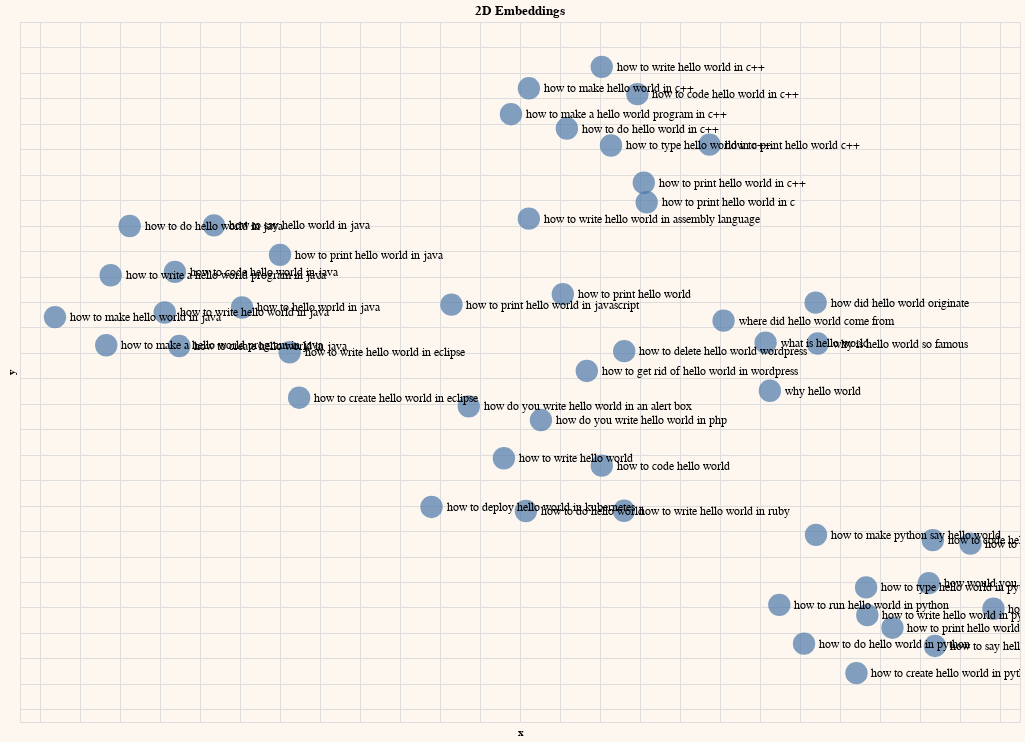

The notebook cell saved with this chart:
### Code cell
# Plot the 2-dimension embeddings on a chart
chart = alt.Chart(df).mark_circle(size=500).encode(
  x=
  alt.X('x',
      scale=alt.Scale(zero=False),
      axis=alt.Axis(labels=False, ticks=False, domain=False)
  ),

  y=
  alt.Y('y',
      scale=alt.Scale(zero=False),
      axis=alt.Axis(labels=False, ticks=False, domain=False)
  ),

  tooltip=['search_term']
  )

text = chart.mark_text(align='left', dx=15, size=12, color='black'
          ).encode(text='search_term', color= alt.value('black'))

result = (chart + text).configure(background="#FDF7F0"
      ).properties(
      width=1000,
      height=700,
      title="2D Embeddings"
      )

result.interactive()

### Figure 1 — Vega-Lite specification as saved in the notebook (floating-point values rounded to 4 significant figures; data arrays with more than 128 entries replaced by an {"elided": "..."} marker saying what was removed)
{"config": {"view": {"continuousWidth": 400, "continuousHeight": 300}, "background": "#FDF7F0"}, "layer": [{"mark": {"type": "circle", "size": 500}, "encoding": {"tooltip": [{"field": "search_term", "type": "nominal"}], "x": {"axis": {"domain": false, "labels": false, "ticks": false}, "field": "x", "scale": {"zero": false}, "type": "quantitative"}, "y": {"axis": {"domain": false, "labels": false, "ticks": false}, "field": "y", "scale": {"zero": false}, "type": "quantitative"}}, "selection": {"selector001": {"type": "interval", "bind": "scales", "encodings": ["x", "y"]}}}, {"mark": {"type": "text", "align": "left", "color": "black", "dx": 15, "size": 12}, "encoding": {"color": {"value": "black"}, "text": {"field": "search_term", "type": "nominal"}, "tooltip": [{"field": "search_term", "type": "nominal"}], "x": {"axis": {"domain": false, "labels": false, "ticks": false}, "field": "x", "scale": {"zero": false}, "type": "quantitative"}, "y": {"axis": {"domain": false, "labels": false, "ticks": false}, "field": "y", "scale": {"zero": false}, "type": "quantitative"}}}], "data": {"name": "data-547ecfbb2b35600729ad61398bfa00a4"}, "height": 700, "title": "2D Embeddings", "width": 1000, "$schema": "https://vega.github.io/schema/vega-lite/v4.17.0.json", "datasets": {"data-547ecfbb2b35600729ad61398bfa00a4": [{"search_term": "how to print hello world in python", "search_term_embeds": {"elided": "4096 float values"}, "x": -2.138, "y": 2.241}, {"search_term": "what is hello world", "search_term_embeds": {"elided": "4096 float values"}, "x": -2.772, "y": 4.481}, {"search_term": "how do you write hello world in an alert box", "search_term_embeds": {"elided": "4096 float values"}, "x": -4.256, "y": 3.98}, {"search_term": "how to print hello world in java", "search_term_embeds": {"elided": "4096 float values"}, "x": -5.2, "y": 5.17}, {"search_term": "how to write hello world in eclipse", "search_term_embeds": {"elided": "4096 float values"}, "x": -5.152, "y": 4.405}, {"search_term": "how to write hello world in ruby", "search_term_embeds": {"elided": "4096 float values"}, "x": -3.48, "y": 3.16}, {"search_term": "how to write hello world in java", "search_term_embeds": {"elided": "4096 float values"}, "x": -5.776, "y": 4.718}, {"search_term": "why is hello world so famous", "search_term_embeds": {"elided": "4096 float values"}, "x": -2.511, "y": 4.474}, {"search_term": "how to say hello world in python", "search_term_embeds": {"elided": "4096 float values"}, "x": -1.925, "y": 2.098}, {"search_term": "how to write hello world in c++", "search_term_embeds": {"elided": "4096 float values"}, "x": -3.591, "y": 6.648}, {"search_term": "how to write hello world in python", "search_term_embeds": {"elided": "4096 float values"}, "x": -2.263, "y": 2.34}, {"search_term": "how would you write the hello world program in python", "search_term_embeds": {"elided": "4096 float values"}, "x": -1.956, "y": 2.591}, {"search_term": "where did hello world come from", "search_term_embeds": {"elided": "4096 float values"}, "x": -2.982, "y": 4.653}, {"search_term": "how did hello world originate", "search_term_embeds": {"elided": "4096 float values"}, "x": -2.522, "y": 4.795}, {"search_term": "how do you write hello world in php", "search_term_embeds": {"elided": "4096 float values"}, "x": -3.895, "y": 3.873}, {"search_term": "how to code hello world in c++", "search_term_embeds": {"elided": "4096 float values"}, "x": -3.413, "y": 6.433}, {"search_term": "how to deploy hello world in kubernetes", "search_term_embeds": {"elided": "4096 float values"}, "x": -4.442, "y": 3.19}, {"search_term": "how to get rid of hello world in wordpress", "search_term_embeds": {"elided": "4096 float values"}, "x": -3.666, "y": 4.258}, {"search_term": "how to print hello world in c", "search_term_embeds": {"elided": "4096 float values"}, "x": -3.367, "y": 5.584}, {"search_term": "how to print hello world in c++", "search_term_embeds": {"elided": "4096 float values"}, "x": -3.381, "y": 5.737}, {"search_term": "how to print hello world in javascript", "search_term_embeds": {"elided": "4096 float values"}, "x": -4.343, "y": 4.779}, {"search_term": "how to program hello world in python", "search_term_embeds": {"elided": "4096 float values"}, "x": -1.748, "y": 2.902}, {"search_term": "how to run hello world in python", "search_term_embeds": {"elided": "4096 float values"}, "x": -2.703, "y": 2.42}, {"search_term": "how to say hello world in java", "search_term_embeds": {"elided": "4096 float values"}, "x": -5.53, "y": 5.403}, {"search_term": "how to type hello world in c++", "search_term_embeds": {"elided": "4096 float values"}, "x": -3.545, "y": 6.03}, {"search_term": "how to type hello world in python", "search_term_embeds": {"elided": "4096 float values"}, "x": -2.269, "y": 2.558}, {"search_term": "how to write a hello world program in java", "search_term_embeds": {"elided": "4096 float values"}, "x": -6.047, "y": 5.01}, {"search_term": "how to write hello world", "search_term_embeds": {"elided": "4096 float values"}, "x": -4.081, "y": 3.572}, {"search_term": "how to write hello world in assembly language", "search_term_embeds": {"elided": "4096 float values"}, "x": -3.956, "y": 5.455}, {"search_term": "why hello world", "search_term_embeds": {"elided": "4096 float values"}, "x": -2.751, "y": 4.103}, {"search_term": "how to code hello world", "search_term_embeds": {"elided": "4096 float values"}, "x": -3.591, "y": 3.514}, {"search_term": "how to code hello world in java", "search_term_embeds": {"elided": "4096 float values"}, "x": -5.726, "y": 5.036}, {"search_term": "how to code hello world in python", "search_term_embeds": {"elided": "4096 float values"}, "x": -1.936, "y": 2.929}, {"search_term": "how to create hello world in eclipse", "search_term_embeds": {"elided": "4096 float values"}, "x": -5.104, "y": 4.048}, {"search_term": "how to create hello world in java", "search_term_embeds": {"elided": "4096 float values"}, "x": -5.703, "y": 4.454}, {"search_term": "how to create hello world in python", "search_term_embeds": {"elided": "4096 float values"}, "x": -2.318, "y": 1.884}, {"search_term": "how to delete hello world wordpress", "search_term_embeds": {"elided": "4096 float values"}, "x": -3.479, "y": 4.414}, {"search_term": "how to do hello world", "search_term_embeds": {"elided": "4096 float values"}, "x": -3.97, "y": 3.158}, {"search_term": "how to do hello world in c++", "search_term_embeds": {"elided": "4096 float values"}, "x": -3.766, "y": 6.163}, {"search_term": "how to do hello world in java", "search_term_embeds": {"elided": "4096 float values"}, "x": -5.951, "y": 5.397}, {"search_term": "how to do hello world in python", "search_term_embeds": {"elided": "4096 float values"}, "x": -2.58, "y": 2.116}, {"search_term": "how to hello world in java", "search_term_embeds": {"elided": "4096 float values"}, "x": -5.39, "y": 4.757}, {"search_term": "how to make a hello world program in c++", "search_term_embeds": {"elided": "4096 float values"}, "x": -4.045, "y": 6.276}, {"search_term": "how to make a hello world program in java", "search_term_embeds": {"elided": "4096 float values"}, "x": -6.069, "y": 4.46}, {"search_term": "how to make hello world in c++", "search_term_embeds": {"elided": "4096 float values"}, "x": -3.956, "y": 6.479}, {"search_term": "how to make hello world in java", "search_term_embeds": {"elided": "4096 float values"}, "x": -6.325, "y": 4.681}, {"search_term": "how to make hello world in python", "search_term_embeds": {"elided": "4096 float values"}, "x": -1.633, "y": 2.39}, {"search_term": "how to make python say hello world", "search_term_embeds": {"elided": "4096 float values"}, "x": -2.52, "y": 2.97}, {"search_term": "how to print hello world", "search_term_embeds": {"elided": "4096 float values"}, "x": -3.786, "y": 4.862}, {"search_term": "how to print hello world c++", "search_term_embeds": {"elided": "4096 float values"}, "x": -3.052, "y": 6.036}]}}
